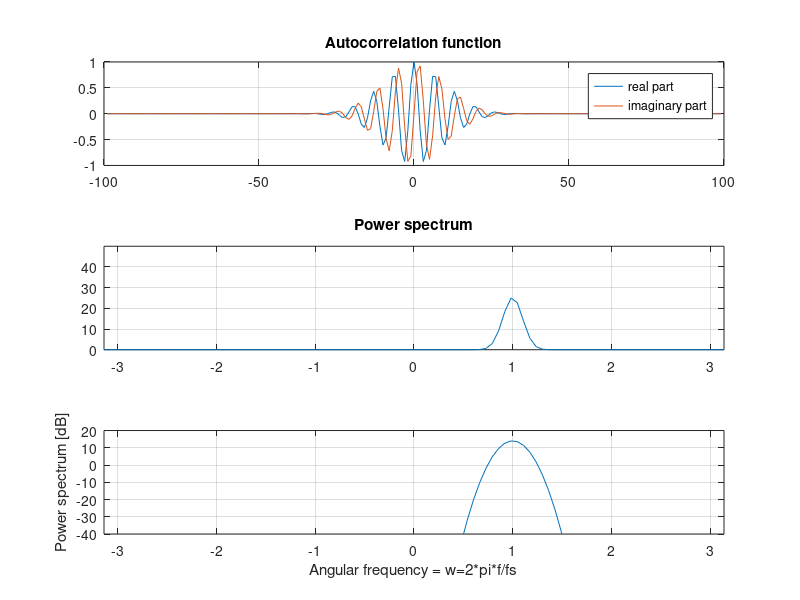

The MATLAB script that drew this image: (Note: this script raises an error after producing the figure.)
function z=CsignalDemo(P,w1,B,N,animate);
%Visual demo of  complex gaussian signals
% P is power, 
% w1 is angular center frequency
% N is number of samples
% B is rms bandwidth
% animate=1 gives temporal animation of signal, default=1
% 14.03.01  Hans Torp
% Aliasing frequency components included  23.03.04  H.T

if nargin<5,
    animate=1;
end;
if nargin<4,
    N=100;
end;

if nargin<1,%no input parameters specified
   P=1;
   w1=1;
   B=0.1;
   N=100;
   animate=1;
end; 


w=linspace(-pi,pi,N)';%angular frequency
t=1:N;%time in samples
m=t-N/2-1;%lag for autocorrelation function
m=-N+1:N-1;

%G=exp(-0.5*((w-w1)/B).^2);
G=exp(-0.5*((w-w1)/B).^2)+exp(-0.5*((w-w1-2*pi)/B).^2)+exp(-0.5*((w-w1+2*pi)/B).^2); %account for aliasing
G=P*G/mean(G);%Power spectrum
Zn=(randn(N,1)+i*randn(N,1))*sqrt(N/2);
Z=sqrt(fftshift(G)).*Zn;%shaping the dft of z
z=ifft(Z);%z is the sample process
if nargout>0,return;end;

R=fftshift(ifft(fftshift(sqrt(G))));R=xcorr(R);
figure(2);
subplot(3,1,1);plot(m,real(R),m,imag(R));grid;
title('Autocorrelation function');legend('real part','imaginary part');
subplot(3,1,2);plot(w,G);axis([-pi,pi,0,2*max(G)]);grid;
title('Power spectrum');
subplot(3,1,3);plot(w,10*log10(G));axis([-pi,pi,-40,20]);grid;
ylabel('Power spectrum [dB]');
xlabel('Angular frequency = w=2*pi*f/fs');
disp('Press space bar to continue');pause;
figure(1);
set(gcf,'Doublebuffer','on');%prevent flickering
subplot(2,2,2);plot(w,G);axis([-pi,pi,0,3*max(G)]);grid;
title('Power spectrum');
zm=2*sqrt(P);
if animate, n0=1, else n0=N;end;
for n=n0:N,
   subplot(2,2,1);
   plot(z(n),'*');
   axis('image');
   axis([-zm,zm,-zm,zm]);grid;
   xlabel('real part'); ylabel('imaginary part');title('Signal');
   subplot(2,2,3);
   t1=t(1:n);z1=z(1:n);
   plot(t1,real(z1),t1,imag(z1));
   axis([1,N,-zm,zm]);grid;legend('real part','imaginary part');
   pause(0.001);%to update display
end;
val=linspace(-zm,zm,10);
hx=hist(real(z),val);
hy=hist(imag(z),val);
subplot(2,2,4);plot(hx,val,hy,val);title('Histogram');
grid;legend('real part','imaginary part');

disp('Press space bar to continue');pause;
%power spectrum estimate
GN=fftshift(abs(fft(z)).^2)/N;
figure(2);
%GN=filter2(ones(50,1)/50,GN);
subplot(3,1,2);
plot(w,G,w,GN);axis([-pi,pi,0,3*max(G)]);grid;
legend('True spectrum','Estimated spectrum');
title('Power spectrum');
subplot(3,1,3);plot(w,10*log10(G),w,10*log10(GN));axis([-pi,pi,-40,20]);grid;
legend('True spectrum','Estimated spectrum');
ylabel('Power spectrum [dB]');
xlabel('Angular frequency = w=2*pi*f/fs');


